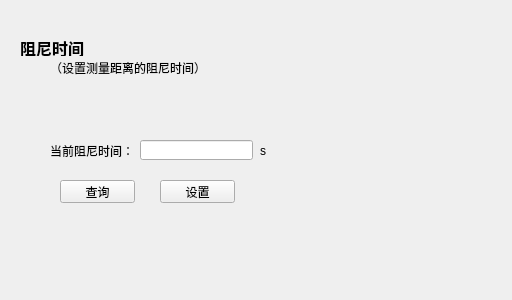
<?xml version="1.0" encoding="UTF-8"?>
<ui version="4.0">
 <class>DampingTimeWidget</class>
 <widget class="QWidget" name="DampingTimeWidget">
  <property name="geometry">
   <rect>
    <x>0</x>
    <y>0</y>
    <width>512</width>
    <height>300</height>
   </rect>
  </property>
  <property name="windowTitle">
   <string>Form</string>
  </property>
  <widget class="QPushButton" name="setButton">
   <property name="geometry">
    <rect>
     <x>160</x>
     <y>180</y>
     <width>75</width>
     <height>23</height>
    </rect>
   </property>
   <property name="text">
    <string>设置</string>
   </property>
  </widget>
  <widget class="QLineEdit" name="lineEdit">
   <property name="geometry">
    <rect>
     <x>140</x>
     <y>140</y>
     <width>113</width>
     <height>20</height>
    </rect>
   </property>
  </widget>
  <widget class="QPushButton" name="queryButton">
   <property name="geometry">
    <rect>
     <x>60</x>
     <y>180</y>
     <width>75</width>
     <height>23</height>
    </rect>
   </property>
   <property name="text">
    <string>查询</string>
   </property>
  </widget>
  <widget class="QLabel" name="label_2">
   <property name="geometry">
    <rect>
     <x>50</x>
     <y>60</y>
     <width>191</width>
     <height>16</height>
    </rect>
   </property>
   <property name="text">
    <string>（设置测量距离的阻尼时间）</string>
   </property>
  </widget>
  <widget class="QLabel" name="label">
   <property name="geometry">
    <rect>
     <x>20</x>
     <y>40</y>
     <width>81</width>
     <height>16</height>
    </rect>
   </property>
   <property name="font">
    <font>
     <family>微软雅黑</family>
     <pointsize>12</pointsize>
     <weight>75</weight>
     <bold>true</bold>
    </font>
   </property>
   <property name="text">
    <string>阻尼时间</string>
   </property>
  </widget>
  <widget class="QLabel" name="label_3">
   <property name="geometry">
    <rect>
     <x>50</x>
     <y>140</y>
     <width>91</width>
     <height>21</height>
    </rect>
   </property>
   <property name="text">
    <string>当前阻尼时间：</string>
   </property>
  </widget>
  <widget class="QLabel" name="label_4">
   <property name="geometry">
    <rect>
     <x>260</x>
     <y>140</y>
     <width>54</width>
     <height>21</height>
    </rect>
   </property>
   <property name="text">
    <string>s</string>
   </property>
  </widget>
 </widget>
 <resources/>
 <connections/>
</ui>
